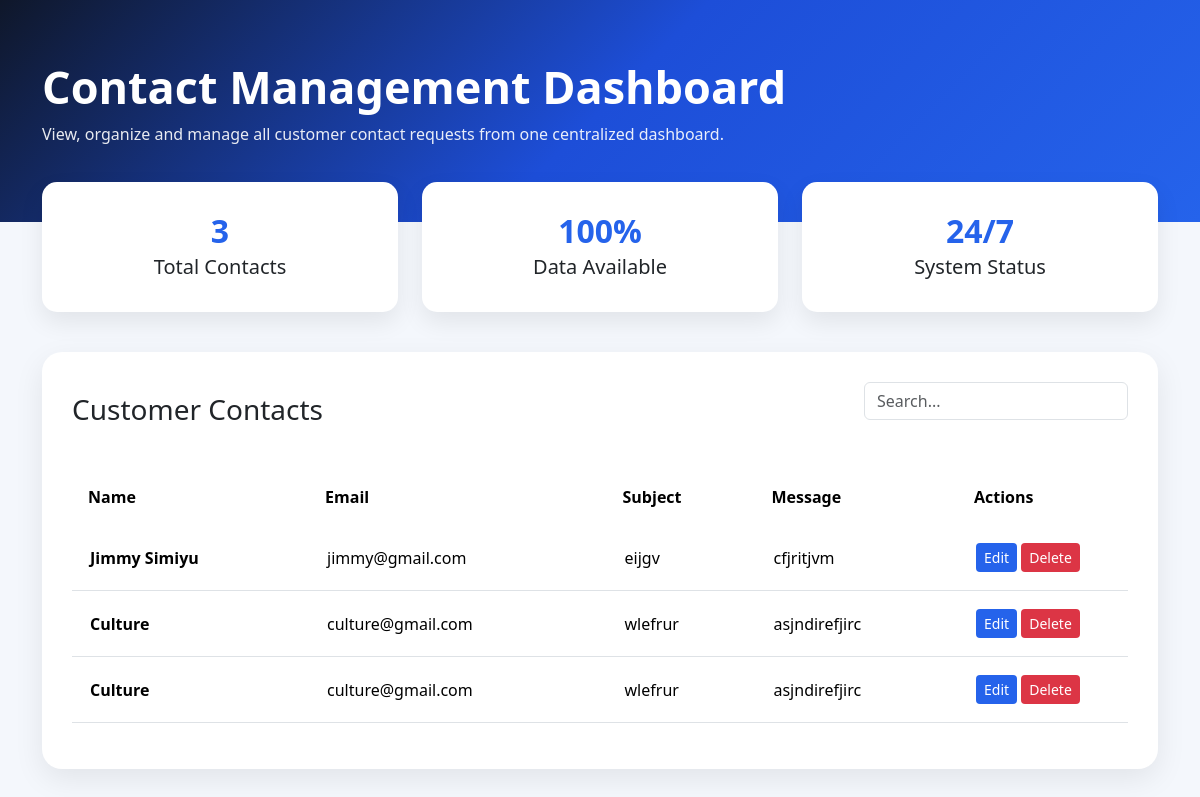
Before: /show/ with the older database file.
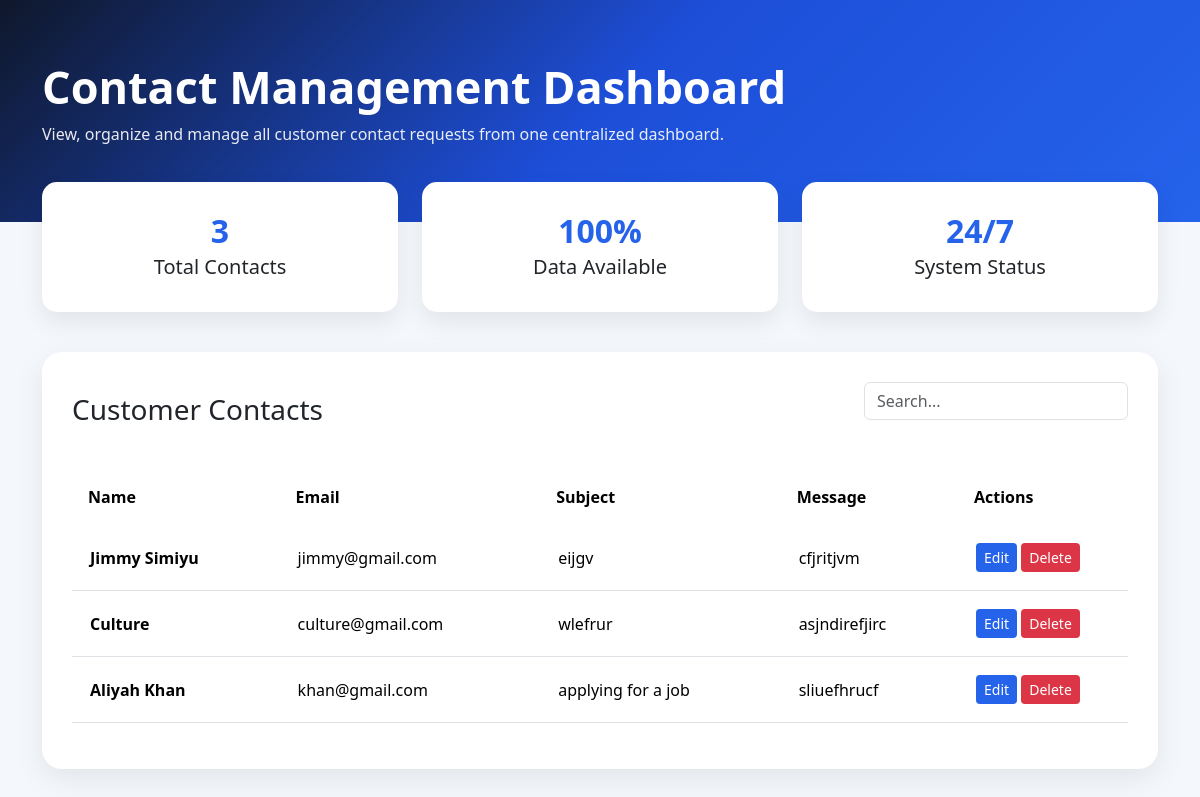
After: the same page with the newer database file.
### Genesisapp/models.py (models this page shows, shortened)
class Contact(models.Model):
    name = models.CharField(max_length=20)
    email = models.EmailField()
    subject = models.CharField(max_length=200)
    message = models.TextField()

### Genesisapp/views.py (the view)
# urls.py: path('show/', views.show, name= 'show'),
def show(request):
    all = Contact.objects.all()
    return render(request, 'show.html', {'all': all})

### templates/show.html (shortened to what this page needs)
<!DOCTYPE html>
<html lang="en">
<head>
    {% load static %}
    <link rel="stylesheet" href="{% static 'assets/vendor/bootstrap/css/bootstrap.min.css' %}">
</head>
<body>
<div class="hero">
    <div class="container">
        <h1>Contact Management Dashboard</h1>
        <p>
            View, organize and manage all customer contact requests from one
            centralized dashboard.
        </p>
    </div>
</div>
<div class="container content">
    <div class="row mb-4">
        <div class="col-md-4 mb-3">
            <div class="stats-card">
                <div class="stats-number">{{ all|length }}</div>
                <h5>Total Contacts</h5>
            </div>
        </div>
        <div class="col-md-4 mb-3">
            <div class="stats-card">
                <div class="stats-number">100%</div>
                <h5>Data Available</h5>
            </div>
        </div>
        <div class="col-md-4 mb-3">
            <div class="stats-card">
                <div class="stats-number">24/7</div>
                <h5>System Status</h5>
            </div>
        </div>
    </div>
    <div class="table-card">
        <div class="d-flex justify-content-between align-items-center mb-4">
            <h3>Customer Contacts</h3>
            <input type="text"
                   class="form-control w-25 search-box"
                   placeholder="Search...">
        </div>
        <div class="table-responsive">
            <table class="table table-hover align-middle">
                <thead>
                    <tr>
                        <th>Name</th>
                        <th>Email</th>
                        <th>Subject</th>
                        <th>Message</th>
                        <th width="170">Actions</th>
                    </tr>
                </thead>
                <tbody>
                {% for contact in all %}
                    <tr>
                        <td>
                            <strong>{{ contact.name }}</strong>
                        </td>
                        <td>{{ contact.email }}</td>
                        <td>{{ contact.subject }}</td>
                        <td>
                            {{ contact.message|truncatechars:70 }}
                        </td>
                        <td>
                            <a href="/edit/{{contact.id}}" class="btn btn-edit btn-sm">
                                Edit
                            </a>
                            <a href="/delete/{{contact.id}}" class="btn btn-delete btn-sm">
                                Delete
                            </a>
                        </td>
                    </tr>
                {% endfor %}
                </tbody>
            </table>
        </div>
    </div>
</div>
</body>
</html>

Changed rows visible on the page:
removed Contact: name "Culture", email "culture@gmail.com", subject "wlefrur", message "asjndirefjirc"
added Contact: name "Aliyah Khan", email "khan@gmail.com", subject "applying for a job", message "sliuefhrucf"
